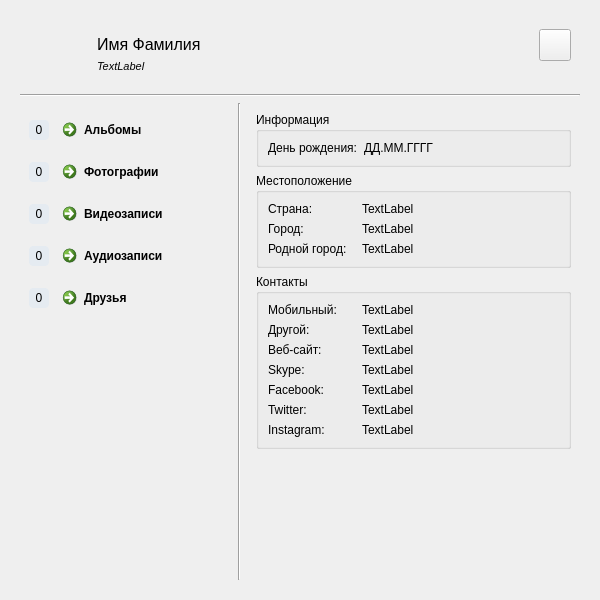
<?xml version="1.0" encoding="UTF-8"?>
<ui version="4.0">
 <class>VkPageUser</class>
 <widget class="QWidget" name="VkPageUser">
  <property name="geometry">
   <rect>
    <x>0</x>
    <y>0</y>
    <width>600</width>
    <height>600</height>
   </rect>
  </property>
  <property name="windowTitle">
   <string>Form</string>
  </property>
  <layout class="QVBoxLayout" name="mainLayout">
   <item>
    <widget class="QWidget" name="widgetStateLoaded" native="true">
     <property name="minimumSize">
      <size>
       <width>0</width>
       <height>100</height>
      </size>
     </property>
     <layout class="QGridLayout" name="gridLayout_6" columnstretch="0,0,1,1">
      <item row="2" column="0">
       <widget class="QWidget" name="widget" native="true">
        <layout class="QGridLayout" name="gridLayout_5">
         <item row="2" column="0">
          <widget class="QLabel" name="valueCountVideos">
           <property name="sizePolicy">
            <sizepolicy hsizetype="Fixed" vsizetype="Fixed">
             <horstretch>0</horstretch>
             <verstretch>0</verstretch>
            </sizepolicy>
           </property>
           <property name="minimumSize">
            <size>
             <width>20</width>
             <height>20</height>
            </size>
           </property>
           <property name="styleSheet">
            <string notr="true">background-color: rgb(229, 235, 241);
border-radius: 4px;</string>
           </property>
           <property name="text">
            <string>0</string>
           </property>
           <property name="alignment">
            <set>Qt::AlignCenter</set>
           </property>
          </widget>
         </item>
         <item row="0" column="0">
          <widget class="QLabel" name="valueCountAlbums">
           <property name="sizePolicy">
            <sizepolicy hsizetype="Fixed" vsizetype="Fixed">
             <horstretch>0</horstretch>
             <verstretch>0</verstretch>
            </sizepolicy>
           </property>
           <property name="minimumSize">
            <size>
             <width>20</width>
             <height>20</height>
            </size>
           </property>
           <property name="styleSheet">
            <string notr="true">background-color: rgb(229, 235, 241);
border-radius: 4px;</string>
           </property>
           <property name="text">
            <string>0</string>
           </property>
           <property name="alignment">
            <set>Qt::AlignCenter</set>
           </property>
          </widget>
         </item>
         <item row="4" column="0">
          <widget class="QLabel" name="valueCountFriends">
           <property name="sizePolicy">
            <sizepolicy hsizetype="Fixed" vsizetype="Fixed">
             <horstretch>0</horstretch>
             <verstretch>0</verstretch>
            </sizepolicy>
           </property>
           <property name="minimumSize">
            <size>
             <width>20</width>
             <height>20</height>
            </size>
           </property>
           <property name="styleSheet">
            <string notr="true">background-color: rgb(229, 235, 241);
border-radius: 4px;</string>
           </property>
           <property name="text">
            <string>0</string>
           </property>
           <property name="alignment">
            <set>Qt::AlignCenter</set>
           </property>
          </widget>
         </item>
         <item row="2" column="1">
          <widget class="QCommandLinkButton" name="buttonVideos">
           <property name="minimumSize">
            <size>
             <width>32</width>
             <height>0</height>
            </size>
           </property>
           <property name="text">
            <string>Видеозаписи</string>
           </property>
           <property name="icon">
            <iconset theme="totem">
             <normaloff>.</normaloff>.</iconset>
           </property>
          </widget>
         </item>
         <item row="0" column="1">
          <widget class="QCommandLinkButton" name="buttonAlbums">
           <property name="minimumSize">
            <size>
             <width>32</width>
             <height>32</height>
            </size>
           </property>
           <property name="text">
            <string>Альбомы</string>
           </property>
           <property name="icon">
            <iconset theme="multimedia-photo-manager">
             <normaloff>.</normaloff>.</iconset>
           </property>
          </widget>
         </item>
         <item row="3" column="0">
          <widget class="QLabel" name="valueCountAudios">
           <property name="sizePolicy">
            <sizepolicy hsizetype="Fixed" vsizetype="Fixed">
             <horstretch>0</horstretch>
             <verstretch>0</verstretch>
            </sizepolicy>
           </property>
           <property name="minimumSize">
            <size>
             <width>20</width>
             <height>20</height>
            </size>
           </property>
           <property name="styleSheet">
            <string notr="true">background-color: rgb(229, 235, 241);
border-radius: 4px;</string>
           </property>
           <property name="text">
            <string>0</string>
           </property>
           <property name="alignment">
            <set>Qt::AlignCenter</set>
           </property>
          </widget>
         </item>
         <item row="3" column="1">
          <widget class="QCommandLinkButton" name="buttonAudios">
           <property name="minimumSize">
            <size>
             <width>32</width>
             <height>0</height>
            </size>
           </property>
           <property name="text">
            <string>Аудиозаписи</string>
           </property>
           <property name="icon">
            <iconset theme="applications-multimedia">
             <normaloff>.</normaloff>.</iconset>
           </property>
          </widget>
         </item>
         <item row="1" column="0">
          <widget class="QLabel" name="valueCountPhotos">
           <property name="sizePolicy">
            <sizepolicy hsizetype="Fixed" vsizetype="Fixed">
             <horstretch>0</horstretch>
             <verstretch>0</verstretch>
            </sizepolicy>
           </property>
           <property name="minimumSize">
            <size>
             <width>20</width>
             <height>20</height>
            </size>
           </property>
           <property name="styleSheet">
            <string notr="true">background-color: rgb(229, 235, 241);
border-radius: 4px;</string>
           </property>
           <property name="text">
            <string>0</string>
           </property>
           <property name="alignment">
            <set>Qt::AlignCenter</set>
           </property>
          </widget>
         </item>
         <item row="1" column="1">
          <widget class="QCommandLinkButton" name="buttonPhotos">
           <property name="minimumSize">
            <size>
             <width>32</width>
             <height>0</height>
            </size>
           </property>
           <property name="text">
            <string>Фотографии</string>
           </property>
           <property name="icon">
            <iconset theme="camera">
             <normaloff>.</normaloff>.</iconset>
           </property>
          </widget>
         </item>
         <item row="4" column="1">
          <widget class="QCommandLinkButton" name="buttonFriends">
           <property name="minimumSize">
            <size>
             <width>32</width>
             <height>0</height>
            </size>
           </property>
           <property name="text">
            <string>Друзья</string>
           </property>
           <property name="icon">
            <iconset theme="config-users">
             <normaloff>.</normaloff>.</iconset>
           </property>
          </widget>
         </item>
         <item row="5" column="1">
          <spacer name="verticalSpacer_2">
           <property name="orientation">
            <enum>Qt::Vertical</enum>
           </property>
           <property name="sizeHint" stdset="0">
            <size>
             <width>20</width>
             <height>40</height>
            </size>
           </property>
          </spacer>
         </item>
        </layout>
       </widget>
      </item>
      <item row="2" column="1">
       <widget class="Line" name="line_2">
        <property name="orientation">
         <enum>Qt::Vertical</enum>
        </property>
       </widget>
      </item>
      <item row="1" column="0" colspan="4">
       <widget class="Line" name="line">
        <property name="orientation">
         <enum>Qt::Horizontal</enum>
        </property>
       </widget>
      </item>
      <item row="0" column="0" colspan="4">
       <widget class="QWidget" name="widget_3" native="true">
        <property name="sizePolicy">
         <sizepolicy hsizetype="Preferred" vsizetype="Fixed">
          <horstretch>0</horstretch>
          <verstretch>0</verstretch>
         </sizepolicy>
        </property>
        <property name="minimumSize">
         <size>
          <width>0</width>
          <height>50</height>
         </size>
        </property>
        <layout class="QHBoxLayout" name="horizontalLayout" stretch="0,1,0">
         <item>
          <widget class="VkImageWidget" name="imageProfile" native="true">
           <property name="sizePolicy">
            <sizepolicy hsizetype="Fixed" vsizetype="Fixed">
             <horstretch>0</horstretch>
             <verstretch>0</verstretch>
            </sizepolicy>
           </property>
           <property name="minimumSize">
            <size>
             <width>50</width>
             <height>50</height>
            </size>
           </property>
           <property name="maximumSize">
            <size>
             <width>50</width>
             <height>50</height>
            </size>
           </property>
          </widget>
         </item>
         <item>
          <layout class="QVBoxLayout" name="verticalLayout_3">
           <property name="leftMargin">
            <number>12</number>
           </property>
           <item>
            <spacer name="verticalSpacer_4">
             <property name="orientation">
              <enum>Qt::Vertical</enum>
             </property>
             <property name="sizeHint" stdset="0">
              <size>
               <width>20</width>
               <height>0</height>
              </size>
             </property>
            </spacer>
           </item>
           <item>
            <widget class="QLabel" name="valueUsername">
             <property name="font">
              <font>
               <pointsize>12</pointsize>
              </font>
             </property>
             <property name="text">
              <string>Имя Фамилия</string>
             </property>
            </widget>
           </item>
           <item>
            <widget class="QLabel" name="valueStatus">
             <property name="font">
              <font>
               <pointsize>8</pointsize>
               <italic>true</italic>
              </font>
             </property>
             <property name="text">
              <string>TextLabel</string>
             </property>
            </widget>
           </item>
           <item>
            <spacer name="verticalSpacer_3">
             <property name="orientation">
              <enum>Qt::Vertical</enum>
             </property>
             <property name="sizeHint" stdset="0">
              <size>
               <width>20</width>
               <height>0</height>
              </size>
             </property>
            </spacer>
           </item>
          </layout>
         </item>
         <item>
          <layout class="QVBoxLayout" name="verticalLayout_2">
           <item>
            <widget class="QToolButton" name="valueOnline">
             <property name="minimumSize">
              <size>
               <width>32</width>
               <height>32</height>
              </size>
             </property>
             <property name="statusTip">
              <string>Написать сообщение</string>
             </property>
             <property name="icon">
              <iconset theme="user-available">
               <normaloff>.</normaloff>.</iconset>
             </property>
             <property name="iconSize">
              <size>
               <width>16</width>
               <height>16</height>
              </size>
             </property>
             <property name="toolButtonStyle">
              <enum>Qt::ToolButtonTextBesideIcon</enum>
             </property>
            </widget>
           </item>
           <item>
            <spacer name="verticalSpacer_5">
             <property name="orientation">
              <enum>Qt::Vertical</enum>
             </property>
             <property name="sizeHint" stdset="0">
              <size>
               <width>20</width>
               <height>0</height>
              </size>
             </property>
            </spacer>
           </item>
          </layout>
         </item>
        </layout>
       </widget>
      </item>
      <item row="2" column="2" colspan="2">
       <widget class="QWidget" name="widget_2" native="true">
        <property name="minimumSize">
         <size>
          <width>0</width>
          <height>50</height>
         </size>
        </property>
        <layout class="QVBoxLayout" name="verticalLayout">
         <item>
          <widget class="QGroupBox" name="groupInfo">
           <property name="title">
            <string>Информация</string>
           </property>
           <layout class="QGridLayout" name="gridLayout_4" columnstretch="4,9">
            <item row="0" column="0">
             <widget class="QLabel" name="labelBirthDate">
              <property name="text">
               <string>День рождения:</string>
              </property>
             </widget>
            </item>
            <item row="0" column="1">
             <widget class="QLabel" name="valueBirthDate">
              <property name="text">
               <string>ДД.ММ.ГГГГ</string>
              </property>
             </widget>
            </item>
           </layout>
          </widget>
         </item>
         <item>
          <widget class="QGroupBox" name="groupLocations">
           <property name="title">
            <string>Местоположение</string>
           </property>
           <layout class="QGridLayout" name="gridLayout_2" columnstretch="4,9">
            <item row="0" column="0">
             <widget class="QLabel" name="labelCountry">
              <property name="text">
               <string>Страна:</string>
              </property>
             </widget>
            </item>
            <item row="0" column="1">
             <widget class="QLabel" name="valueCountry">
              <property name="text">
               <string>TextLabel</string>
              </property>
             </widget>
            </item>
            <item row="1" column="0">
             <widget class="QLabel" name="labelCity">
              <property name="text">
               <string>Город:</string>
              </property>
             </widget>
            </item>
            <item row="1" column="1">
             <widget class="QLabel" name="valueCity">
              <property name="text">
               <string>TextLabel</string>
              </property>
             </widget>
            </item>
            <item row="2" column="0">
             <widget class="QLabel" name="labelHomeTown">
              <property name="text">
               <string>Родной город:</string>
              </property>
             </widget>
            </item>
            <item row="2" column="1">
             <widget class="QLabel" name="valueHomeTown">
              <property name="text">
               <string>TextLabel</string>
              </property>
             </widget>
            </item>
           </layout>
          </widget>
         </item>
         <item>
          <widget class="QGroupBox" name="groupPhones">
           <property name="title">
            <string>Контакты</string>
           </property>
           <layout class="QGridLayout" name="gridLayout_3" columnstretch="4,9">
            <item row="5" column="0">
             <widget class="QLabel" name="labelTwitter">
              <property name="text">
               <string>Twitter:</string>
              </property>
             </widget>
            </item>
            <item row="0" column="0">
             <widget class="QLabel" name="labelMobilePhone">
              <property name="text">
               <string>Мобильный:</string>
              </property>
             </widget>
            </item>
            <item row="0" column="1">
             <widget class="QLabel" name="valueMobilePhone">
              <property name="text">
               <string>TextLabel</string>
              </property>
              <property name="openExternalLinks">
               <bool>true</bool>
              </property>
             </widget>
            </item>
            <item row="1" column="0">
             <widget class="QLabel" name="labelOtherPhone">
              <property name="text">
               <string>Другой:</string>
              </property>
             </widget>
            </item>
            <item row="1" column="1">
             <widget class="QLabel" name="valueOtherPhone">
              <property name="text">
               <string>TextLabel</string>
              </property>
              <property name="openExternalLinks">
               <bool>true</bool>
              </property>
             </widget>
            </item>
            <item row="3" column="0">
             <widget class="QLabel" name="labelSkype">
              <property name="text">
               <string>Skype:</string>
              </property>
             </widget>
            </item>
            <item row="4" column="0">
             <widget class="QLabel" name="labelFacebook">
              <property name="text">
               <string>Facebook:</string>
              </property>
             </widget>
            </item>
            <item row="2" column="0">
             <widget class="QLabel" name="labelWebsite">
              <property name="text">
               <string>Веб-сайт:</string>
              </property>
             </widget>
            </item>
            <item row="6" column="0">
             <widget class="QLabel" name="labelInstagram">
              <property name="text">
               <string>Instagram:</string>
              </property>
             </widget>
            </item>
            <item row="2" column="1">
             <widget class="QLabel" name="valueWebsite">
              <property name="statusTip">
               <string>Перейти на веб-страницу пользователя</string>
              </property>
              <property name="text">
               <string>TextLabel</string>
              </property>
              <property name="openExternalLinks">
               <bool>true</bool>
              </property>
             </widget>
            </item>
            <item row="3" column="1">
             <widget class="QLabel" name="valueSkype">
              <property name="statusTip">
               <string>Позвонить пользователю по Skype</string>
              </property>
              <property name="text">
               <string>TextLabel</string>
              </property>
              <property name="openExternalLinks">
               <bool>true</bool>
              </property>
             </widget>
            </item>
            <item row="4" column="1">
             <widget class="QLabel" name="valueFacebook">
              <property name="statusTip">
               <string>Открыть страницу пользователя в Facebook</string>
              </property>
              <property name="text">
               <string>TextLabel</string>
              </property>
              <property name="openExternalLinks">
               <bool>true</bool>
              </property>
             </widget>
            </item>
            <item row="5" column="1">
             <widget class="QLabel" name="valueTwitter">
              <property name="statusTip">
               <string>Открыть страницу пользователя в Twitter</string>
              </property>
              <property name="text">
               <string>TextLabel</string>
              </property>
              <property name="openExternalLinks">
               <bool>true</bool>
              </property>
             </widget>
            </item>
            <item row="6" column="1">
             <widget class="QLabel" name="valueInstagram">
              <property name="statusTip">
               <string>Открыть страницу пользователя в Instagram</string>
              </property>
              <property name="text">
               <string>TextLabel</string>
              </property>
              <property name="openExternalLinks">
               <bool>true</bool>
              </property>
             </widget>
            </item>
           </layout>
          </widget>
         </item>
         <item>
          <spacer name="verticalSpacer">
           <property name="orientation">
            <enum>Qt::Vertical</enum>
           </property>
           <property name="sizeType">
            <enum>QSizePolicy::Expanding</enum>
           </property>
           <property name="sizeHint" stdset="0">
            <size>
             <width>20</width>
             <height>40</height>
            </size>
           </property>
          </spacer>
         </item>
        </layout>
       </widget>
      </item>
     </layout>
    </widget>
   </item>
  </layout>
 </widget>
 <customwidgets>
  <customwidget>
   <class>VkImageWidget</class>
   <extends>QWidget</extends>
   <header>vkimagewidget.h</header>
   <container>1</container>
  </customwidget>
 </customwidgets>
 <resources/>
 <connections/>
</ui>
